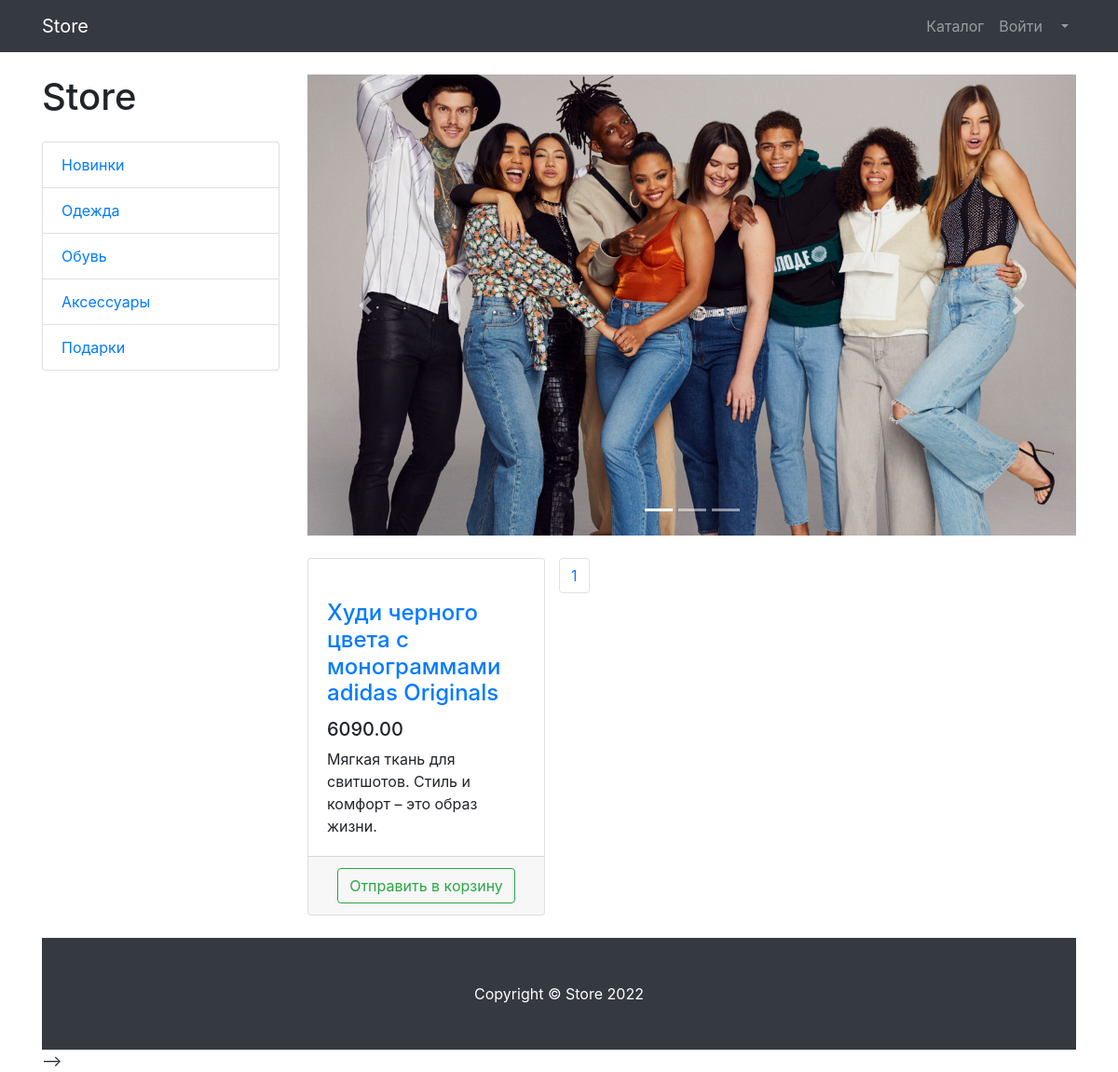
Page /store/catalog/?page=3 on the earlier database version.
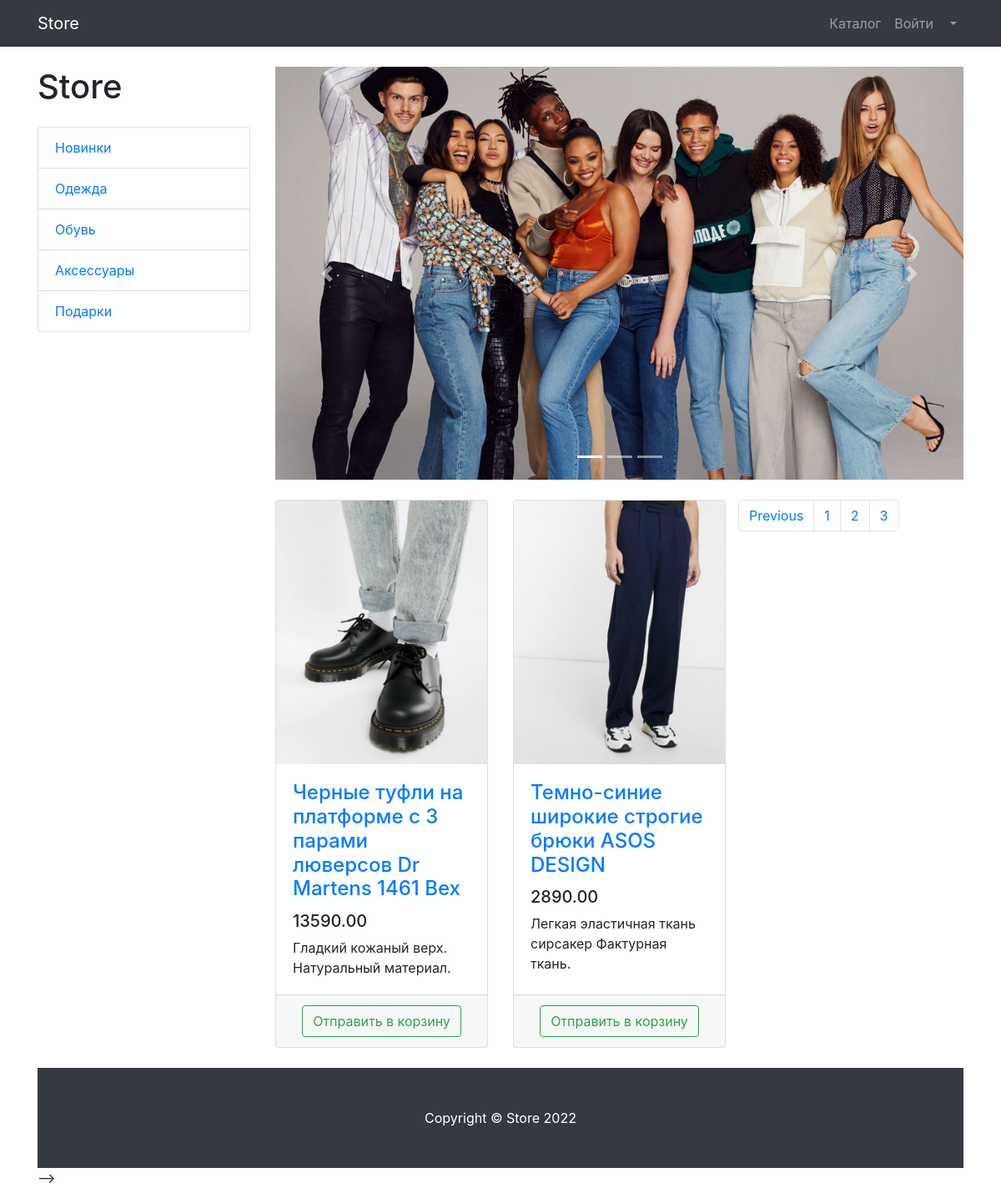
Same page on the later database version.
### products/models.py (models this page shows, shortened)
class ProductCategory(models.Model):
    name = models.CharField(max_length=128, unique=True)
    desc = models.TextField(null=True, blank=True)

class Product(models.Model):
    name = models.CharField(max_length=256)
    desc = models.TextField()
    price = models.DecimalField(max_digits=10, decimal_places=2)
    quantity = models.PositiveIntegerField(default=0)
    image = models.ImageField(upload_to='prroducts_image')
    category = models.ForeignKey(to=ProductCategory, on_delete=models.CASCADE)

### products/views.py (the view)
# urls.py: path('catalog/', views.catalog, name='catalog'),
def catalog(request, category_id = None):
    if category_id:
        category = ProductCategory.objects.get(id = category_id)
        products = Product.objects.filter(category = category)
    else:
        products = Product.objects.all()
    p = Paginator(products, 2)
    page = request.GET.get('page')
    products = p.get_page(page)
    max_pages = "x" * products.paginator.num_pages
    context = {
            'title': 'StoreApp',
            'products': products,
            'categories' : ProductCategory.objects.all(),
            'max_pages': max_pages
    }
    return render(request, 'products/catalog.html', context)

### products/templates/products/catalog.html (shortened to what the changed rows need)
{% load static %}
<!DOCTYPE html>
<html lang="en">
<head>
    <link href="{% static 'vendor/bootstrap/css/bootstrap.min.css' %}" rel="stylesheet">
    <link href="{% static 'vendor/css/products.css' %}" rel="stylesheet">
</head>
<body>
<div class="container">
    <div class="row">
        <div class="col-lg-3">
            <h1 class="my-4">Store</h1>
            <div class="list-group">
                {% for category in categories %}
                <a href = "{% url 'products:category' category.id %}" class = "list-group-item">{{ category.name }}</a>
                {% endfor %}
            </div>
        </div>
        <div class="col-lg-9">
            <div class="row">
                {% for product in products %}
                <div class="col-lg-4 col-md-6 mb-4">
                    <div class="card h-100">
                        <a href="#">
                            <img class="card-img-top"
                                 src={{ product.image }}
                                 alt="">
                        </a>
                        <div class="card-body">
                            <h4 class="card-title">
                                <a href="#">{{ product.name }}</a>
                            </h4>
                            <h5>{{ product.price }}</h5>
                            <p class="card-text">{{ product.desc }}</p>
                        </div>
                        <div class="card-footer text-center">
                            <a class="btn btn-outline-success" href="{% url 'products:basket_add' product.id %}">
                                Отправить в корзину
                            </a>                        </div>
                    </div>
                </div>
                {% endfor %}
            <nav aria-label="Page navigation example">
                <ul class="pagination justify-content-center">
                    {% if products.has_previous %}
                    <li class="page-item">
                        <a class="page-link" href="?page={{ products.previous_page_number }}">Previous</a>
                    </li>
                    {% endif %}
                    {% for i in max_pages %}
                    <li class="page-item">
                        <a class="page-link" href="?page={{ forloop.counter }}">{{ forloop.counter }}</a>
                    </li>
                    {% endfor %}
                </ul>
            </nav>
        </div>
    </div>
</div>
</body> -->
</html>
<!-- {% load static %}

Differences in the rows shown:
no longer on this page (row unchanged): Product: name "Худи черного цвета с монограммами adidas Originals", price "6090.00", desc "Мягкая ткань для свитшотов. Стиль и комфорт – это образ жизни."
added Product: image (picture), name "Черные туфли на платформе с 3 парами люверсов Dr Martens 1461 Bex", price "13590.00", desc "Гладкий кожаный верх. Натуральный материал."
added Product: image (picture), name "Темно-синие широкие строгие брюки ASOS DESIGN", price "2890.00", desc "Легкая эластичная ткань сирсакер Фактурная ткань."
Other differences:
text now shown: "Previous"
new list line: "2"
new list line: "3"
